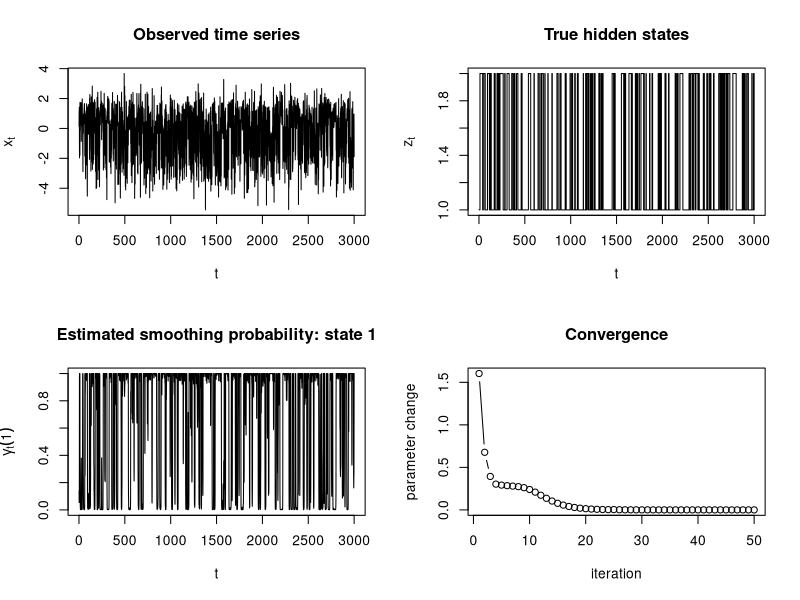

Recreate this plot in R.
set.seed(123)

############################################################
# 0. Basic settings
############################################################

K <- 2
T_len <- 3000

A_true <- matrix(
  c(0.95, 0.05,
    0.10, 0.90),
  nrow = K,
  byrow = TRUE
)

mu_true <- c(-1, 1)
lambda_true <- c(0.5, 3)

############################################################
# 1. Stationary distribution
############################################################

stationary_dist <- function(A) {
  K <- nrow(A)

  M <- t(A) - diag(K)
  M[K, ] <- rep(1, K)

  b <- c(rep(0, K - 1), 1)
  rho <- solve(M, b)

  rho <- pmax(rho, 0)
  rho / sum(rho)
}

rho_true <- stationary_dist(A_true)

c_true <- -0.5 * log(2 * pi) + 0.5 * log(lambda_true)

############################################################
# 2. Data generation
############################################################

simulate_hmm <- function(T_len, A, rho, mu, lambda) {
  K <- length(rho)

  z <- integer(T_len)
  x <- numeric(T_len)

  z[1] <- sample(1:K, size = 1, prob = rho)
  x[1] <- rnorm(
    1,
    mean = mu[z[1]],
    sd = 1 / sqrt(lambda[z[1]])
  )

  for (t in 2:T_len) {
    z[t] <- sample(1:K, size = 1, prob = A[z[t - 1], ])
    x[t] <- rnorm(
      1,
      mean = mu[z[t]],
      sd = 1 / sqrt(lambda[z[t]])
    )
  }

  list(x = x, z = z)
}

dat <- simulate_hmm(
  T_len = T_len,
  A = A_true,
  rho = rho_true,
  mu = mu_true,
  lambda = lambda_true
)

x <- dat$x
z_true <- dat$z

############################################################
# 3. Observation score
############################################################

log_tilde_p <- function(x, mu, log_lambda) {
  lambda <- exp(log_lambda)
  -0.5 * lambda * (x - mu)^2
}

score_fun <- function(x, mu, log_lambda, c) {
  log_tilde_p(x, mu, log_lambda) + c
}

############################################################
# 4. Filtering and smoothing
#    Returns gamma_t(k) and xi_t(j, k).
############################################################

filter_smooth_with_xi <- function(x, A, rho, mu, log_lambda, c) {
  T_len <- length(x)
  K <- length(rho)

  log_b <- matrix(0, nrow = T_len, ncol = K)

  for (k in 1:K) {
    log_b[, k] <- score_fun(
      x = x,
      mu = mu[k],
      log_lambda = log_lambda[k],
      c = c[k]
    )
  }

  # Subtract a common constant at each time for numerical stability.
  log_b_shift <- log_b - apply(log_b, 1, max)
  b <- exp(log_b_shift)

  alpha <- matrix(0, nrow = T_len, ncol = K)

  alpha[1, ] <- rho * b[1, ]
  alpha[1, ] <- alpha[1, ] / sum(alpha[1, ])

  for (t in 2:T_len) {
    pred <- as.numeric(alpha[t - 1, ] %*% A)
    alpha[t, ] <- b[t, ] * pred
    alpha[t, ] <- alpha[t, ] / sum(alpha[t, ])
  }

  beta <- matrix(0, nrow = T_len, ncol = K)
  beta[T_len, ] <- rep(1, K)

  for (t in (T_len - 1):1) {
    for (j in 1:K) {
      beta[t, j] <- sum(
        A[j, ] * b[t + 1, ] * beta[t + 1, ]
      )
    }
    beta[t, ] <- beta[t, ] / sum(beta[t, ])
  }

  gamma <- alpha * beta
  gamma <- gamma / rowSums(gamma)

  xi <- array(0, dim = c(T_len, K, K))

  for (t in 2:T_len) {
    numer <- matrix(0, nrow = K, ncol = K)

    for (j in 1:K) {
      for (k in 1:K) {
        numer[j, k] <-
          alpha[t - 1, j] *
          A[j, k] *
          b[t, k] *
          beta[t, k]
      }
    }

    xi[t, , ] <- numer / sum(numer)
  }

  list(
    gamma = gamma,
    xi = xi,
    alpha = alpha,
    beta = beta,
    log_b = log_b
  )
}

############################################################
# 5. Gaussian HMM observed log-likelihood
#    Diagnostic only. This is not used for estimation.
############################################################

observed_loglik_gaussian_hmm <- function(x, A, mu, lambda) {
  K <- length(mu)
  T_len <- length(x)

  rho <- stationary_dist(A)

  log_b <- matrix(0, nrow = T_len, ncol = K)

  for (k in 1:K) {
    log_b[, k] <-
      0.5 * log(lambda[k]) -
      0.5 * log(2 * pi) -
      0.5 * lambda[k] * (x - mu[k])^2
  }

  shift_1 <- max(log_b[1, ])
  alpha <- rho * exp(log_b[1, ] - shift_1)
  scale_1 <- sum(alpha)
  alpha <- alpha / scale_1

  loglik <- shift_1 + log(scale_1)

  for (t in 2:T_len) {
    pred <- as.numeric(alpha %*% A)
    shift_t <- max(log_b[t, ])
    alpha <- pred * exp(log_b[t, ] - shift_t)
    scale_t <- sum(alpha)
    alpha <- alpha / scale_t
    loglik <- loglik + shift_t + log(scale_t)
  }

  loglik
}

############################################################
# 6. Weighted NCE
############################################################

weighted_nce_objective <- function(
  par,
  x,
  gamma_k,
  noise_y,
  noise_density_fun
) {
  mu <- par[1]
  log_lambda <- par[2]
  c <- par[3]

  Nk <- sum(gamma_k)
  Mk <- length(noise_y)

  sx <- score_fun(x, mu, log_lambda, c)
  sy <- score_fun(noise_y, mu, log_lambda, c)

  nx <- noise_density_fun(x)
  ny <- noise_density_fun(noise_y)

  log_num_x <- log(Nk) + sx
  log_noise_x <- log(Mk) + log(nx)

  max_x <- pmax(log_num_x, log_noise_x)
  log_den_x <- max_x +
    log(exp(log_num_x - max_x) + exp(log_noise_x - max_x))

  log_D_x <- log_num_x - log_den_x

  log_num_y <- log(Nk) + sy
  log_noise_y <- log(Mk) + log(ny)

  max_y <- pmax(log_num_y, log_noise_y)
  log_den_y <- max_y +
    log(exp(log_num_y - max_y) + exp(log_noise_y - max_y))

  log_1m_D_y <- log_noise_y - log_den_y

  obj <- sum(gamma_k * log_D_x) + sum(log_1m_D_y)

  -obj
}

update_one_state_nce <- function(
  x,
  gamma_k,
  init_par,
  noise_y,
  noise_density_fun
) {
  fit <- optim(
    par = init_par,
    fn = weighted_nce_objective,
    x = x,
    gamma_k = gamma_k,
    noise_y = noise_y,
    noise_density_fun = noise_density_fun,
    method = "BFGS",
    control = list(maxit = 300, reltol = 1e-8)
  )

  fit$par
}

############################################################
# 7. Weighted NCE-HMM with unknown A
#    rho is recalculated as the stationary distribution of A.
############################################################

initialize_A_from_labels <- function(labels, K, pseudocount = 1) {
  counts <- matrix(pseudocount, nrow = K, ncol = K)

  for (t in 2:length(labels)) {
    counts[labels[t - 1], labels[t]] <-
      counts[labels[t - 1], labels[t]] + 1
  }

  counts / rowSums(counts)
}

fit_weighted_nce_hmm_unknown_A <- function(
  x,
  K,
  R = 50,
  noise_ratio = 5,
  damping = 0.7,
  tol = 1e-6
) {
  T_len <- length(x)

  km <- kmeans(x, centers = K, nstart = 30)
  cl <- km$cluster

  mu <- numeric(K)
  log_lambda <- numeric(K)
  c <- rep(0, K)

  for (k in 1:K) {
    xk <- x[cl == k]
    if (length(xk) < 5) {
      xk <- x
    }

    mu[k] <- mean(xk)
    log_lambda[k] <- log(1 / var(xk))
  }

  ord <- order(mu)
  mu <- mu[ord]
  log_lambda <- log_lambda[ord]
  c <- c[ord]

  new_label <- integer(K)
  new_label[ord] <- 1:K
  cl <- new_label[cl]

  A <- initialize_A_from_labels(cl, K)

  noise_mean <- mean(x)
  noise_sd <- sd(x) * 2

  noise_density_fun <- function(u) {
    dnorm(u, mean = noise_mean, sd = noise_sd)
  }

  M_fixed <- max(500, round(noise_ratio * T_len / K))

  noise_list <- vector("list", K)
  for (k in 1:K) {
    noise_list[[k]] <- rnorm(
      M_fixed,
      mean = noise_mean,
      sd = noise_sd
    )
  }

  history <- data.frame()

  for (r in 1:R) {
    old_mu <- mu
    old_log_lambda <- log_lambda
    old_c <- c
    old_A <- A

    loglik_before <- observed_loglik_gaussian_hmm(
      x = x,
      A = A,
      mu = mu,
      lambda = exp(log_lambda)
    )

    rho <- stationary_dist(A)

    fit_state <- filter_smooth_with_xi(
      x = x,
      A = A,
      rho = rho,
      mu = mu,
      log_lambda = log_lambda,
      c = c
    )

    gamma <- fit_state$gamma
    xi <- fit_state$xi

    A_new <- matrix(0, nrow = K, ncol = K)

    for (j in 1:K) {
      denom <- sum(gamma[1:(T_len - 1), j])

      for (k in 1:K) {
        numer <- sum(xi[2:T_len, j, k])
        A_new[j, k] <- numer / denom
      }
    }

    A_new <- A_new / rowSums(A_new)

    A <- (1 - damping) * A + damping * A_new
    A <- A / rowSums(A)

    loglik_after_A <- observed_loglik_gaussian_hmm(
      x = x,
      A = A,
      mu = old_mu,
      lambda = exp(old_log_lambda)
    )

    for (k in 1:K) {
      init_par <- c(mu[k], log_lambda[k], c[k])

      new_par <- update_one_state_nce(
        x = x,
        gamma_k = gamma[, k],
        init_par = init_par,
        noise_y = noise_list[[k]],
        noise_density_fun = noise_density_fun
      )

      mu[k] <- (1 - damping) * mu[k] + damping * new_par[1]
      log_lambda[k] <-
        (1 - damping) * log_lambda[k] + damping * new_par[2]
      c[k] <- (1 - damping) * c[k] + damping * new_par[3]
    }

    ord <- order(mu)

    mu <- mu[ord]
    log_lambda <- log_lambda[ord]
    c <- c[ord]
    A <- A[ord, ord]

    loglik_after_NCE <- observed_loglik_gaussian_hmm(
      x = x,
      A = A,
      mu = mu,
      lambda = exp(log_lambda)
    )

    diff <- sum(abs(mu - old_mu)) +
      sum(abs(log_lambda - old_log_lambda)) +
      sum(abs(c - old_c)) +
      sum(abs(A - old_A))

    rho_current <- stationary_dist(A)

    history <- rbind(
      history,
      data.frame(
        iter = r,
        diff = diff,
        mu1 = mu[1],
        mu2 = mu[2],
        lambda1 = exp(log_lambda[1]),
        lambda2 = exp(log_lambda[2]),
        c1 = c[1],
        c2 = c[2],
        A11 = A[1, 1],
        A12 = A[1, 2],
        A21 = A[2, 1],
        A22 = A[2, 2],
        rho1 = rho_current[1],
        rho2 = rho_current[2],
        loglik_before = loglik_before,
        loglik_after_A = loglik_after_A,
        loglik_after_NCE = loglik_after_NCE,
        delta_loglik_A = loglik_after_A - loglik_before,
        delta_loglik_NCE = loglik_after_NCE - loglik_after_A,
        delta_loglik_total = loglik_after_NCE - loglik_before
      )
    )

    if (diff < tol) {
      break
    }
  }

  rho_final <- stationary_dist(A)

  fit_final <- filter_smooth_with_xi(
    x = x,
    A = A,
    rho = rho_final,
    mu = mu,
    log_lambda = log_lambda,
    c = c
  )

  list(
    mu = mu,
    lambda = exp(log_lambda),
    log_lambda = log_lambda,
    c = c,
    A = A,
    rho = rho_final,
    gamma = fit_final$gamma,
    history = history
  )
}

############################################################
# 8. Estimation
############################################################

fit <- fit_weighted_nce_hmm_unknown_A(
  x = x,
  K = K,
  R = 50,
  noise_ratio = 5,
  damping = 0.7
)

############################################################
# 9. Results
############################################################

cat("True mu:\n")
print(mu_true)

cat("Estimated mu:\n")
print(fit$mu)

cat("True lambda:\n")
print(lambda_true)

cat("Estimated lambda:\n")
print(fit$lambda)

cat("True c = -log Z:\n")
print(c_true)

cat("Estimated c:\n")
print(fit$c)

cat("True A:\n")
print(A_true)

cat("Estimated A:\n")
print(fit$A)

cat("True stationary rho:\n")
print(rho_true)

cat("Estimated stationary rho:\n")
print(fit$rho)

z_hat <- apply(fit$gamma, 1, which.max)
acc <- mean(z_hat == z_true)

cat("State classification accuracy:\n")
print(acc)

print(fit$history)

############################################################
# 10. Oracle / Weighted NCE / Naive comparison
############################################################

best_accuracy_2state <- function(z_hat, z_true) {
  acc1 <- mean(z_hat == z_true)
  acc2 <- mean((3 - z_hat) == z_true)
  max(acc1, acc2)
}

l1_gamma_distance <- function(gamma_hat, gamma_ref) {
  mean(rowSums(abs(gamma_hat - gamma_ref)))
}

fit_oracle <- filter_smooth_with_xi(
  x = x,
  A = A_true,
  rho = rho_true,
  mu = mu_true,
  log_lambda = log(lambda_true),
  c = c_true
)

gamma_oracle <- fit_oracle$gamma
z_hat_oracle <- apply(gamma_oracle, 1, which.max)

gamma_wnce <- fit$gamma
z_hat_wnce <- apply(gamma_wnce, 1, which.max)

fit_naive <- filter_smooth_with_xi(
  x = x,
  A = fit$A,
  rho = fit$rho,
  mu = fit$mu,
  log_lambda = log(fit$lambda),
  c = rep(0, K)
)

gamma_naive <- fit_naive$gamma
z_hat_naive <- apply(gamma_naive, 1, which.max)

comparison <- data.frame(
  method = c(
    "Oracle",
    "Weighted NCE",
    "Naive: estimated A, estimated theta, c=0"
  ),
  accuracy = c(
    best_accuracy_2state(z_hat_oracle, z_true),
    best_accuracy_2state(z_hat_wnce, z_true),
    best_accuracy_2state(z_hat_naive, z_true)
  ),
  gamma_L1_to_oracle = c(
    0,
    l1_gamma_distance(gamma_wnce, gamma_oracle),
    l1_gamma_distance(gamma_naive, gamma_oracle)
  )
)

print(comparison)

############################################################
# 11. Visualization
############################################################

par(mfrow = c(2, 2))

plot(
  x,
  type = "l",
  main = "Observed time series",
  xlab = "t",
  ylab = expression(x[t])
)

plot(
  z_true,
  type = "s",
  main = "True hidden states",
  xlab = "t",
  ylab = expression(z[t])
)

plot(
  fit$gamma[, 1],
  type = "l",
  ylim = c(0, 1),
  main = "Estimated smoothing probability: state 1",
  xlab = "t",
  ylab = expression(gamma[t](1))
)

plot(
  fit$history$iter,
  fit$history$diff,
  type = "b",
  main = "Convergence",
  xlab = "iteration",
  ylab = "parameter change"
)
